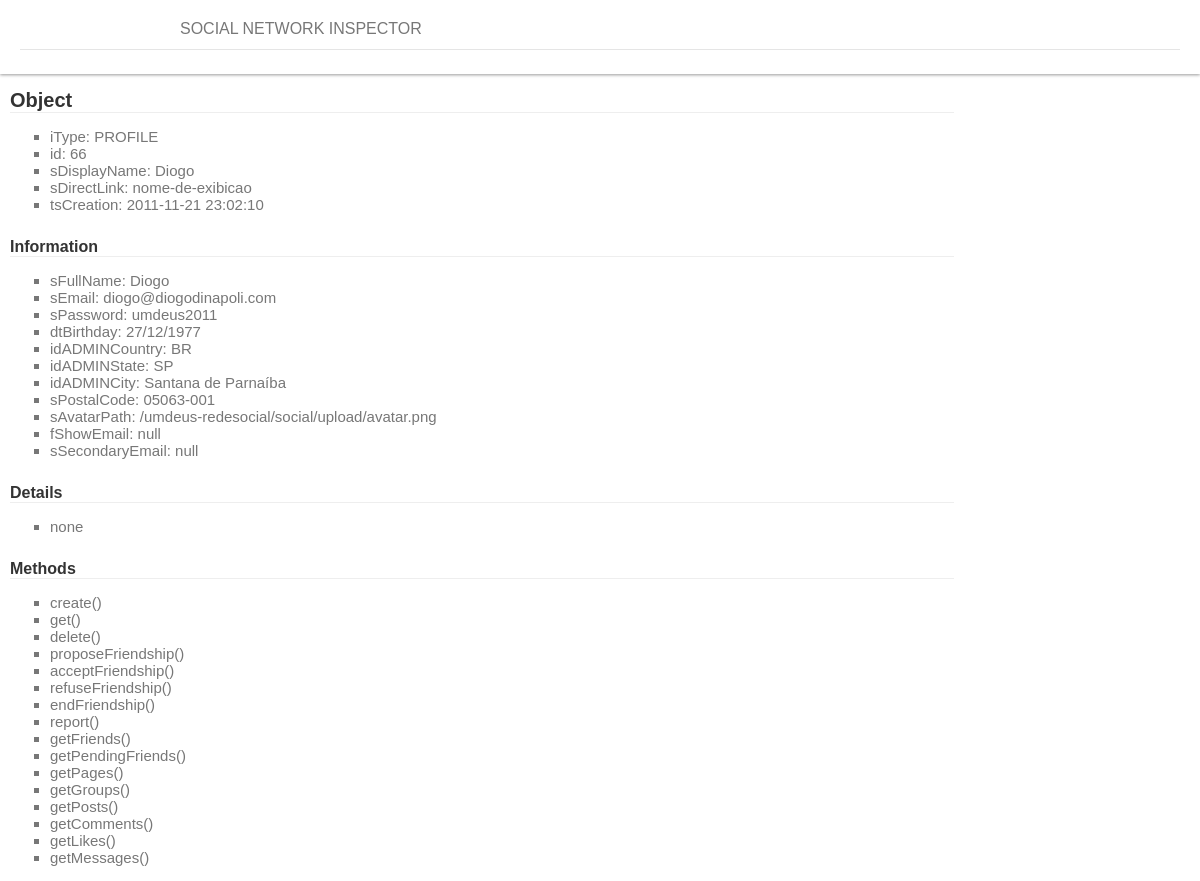
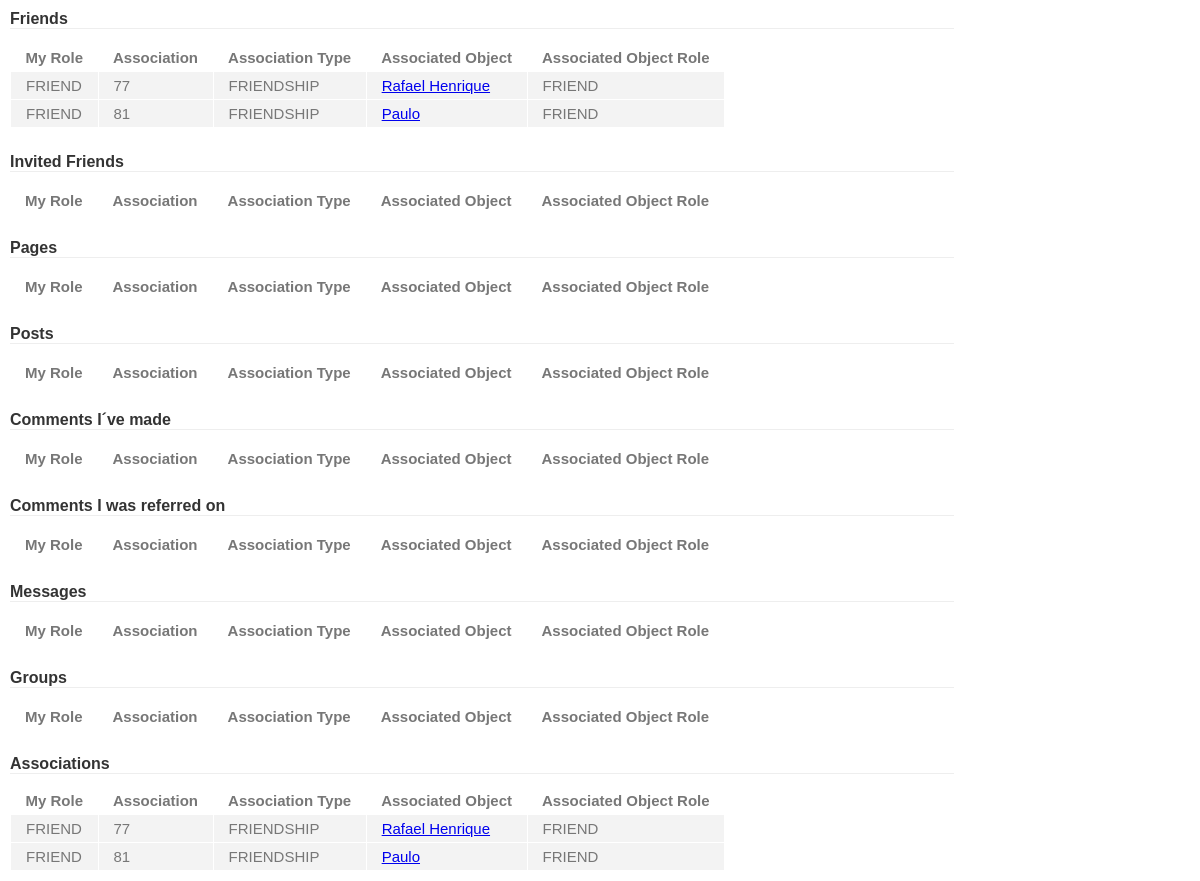
Page /inspector/index.php?id=66 on the committed database (2 pictures, top to bottom).
### tables this page shows
CREATE TABLE IF NOT EXISTS `tbSOCIALObject` (
  `id` int(11) NOT NULL AUTO_INCREMENT COMMENT 'campo auto numérico',
  `sDisplayName` varchar(1024) NOT NULL COMMENT 'nome do objeto para exibição em tela',
  `sDirectLink` varchar(1024) DEFAULT NULL COMMENT 'nome usado para url amigável',
  `iType` int(11) NOT NULL COMMENT 'indica o tipo de objeto: 1=Profile; 2=Page; 3=Post; 4=Comment; 5=Group; 6=Message; 7=Event; 8=Album; 9=Photo; 10=Affinity',
  `tsCreation` timestamp NOT NULL DEFAULT CURRENT_TIMESTAMP COMMENT 'timestamp da data de criação do objeto',
  `fDeleted` int(11) NOT NULL DEFAULT '0',
  PRIMARY KEY (`id`)
);

CREATE TABLE IF NOT EXISTS `tbSOCIAL_DOCObjectType` (
  `iType` int(11) NOT NULL,
  `sKey` varchar(256) NOT NULL,
  `sComment` text NOT NULL
);

CREATE TABLE IF NOT EXISTS `tbSOCIALObjectProperty` (
  `id` int(11) NOT NULL AUTO_INCREMENT COMMENT 'campo auto numérico',
  `idSOCIALObject` int(11) NOT NULL COMMENT 'chave estrangeira do objeto',
  `idSOCIALProperty` int(11) NOT NULL COMMENT 'chave estrangeira da propriedade',
  `sValue` varchar(255) DEFAULT NULL COMMENT 'valor da propriedade atribuída para o objeto especificado',
  PRIMARY KEY (`id`,`idSOCIALObject`,`idSOCIALProperty`)
);

CREATE TABLE IF NOT EXISTS `tbSOCIALProperty` (
  `id` int(11) NOT NULL AUTO_INCREMENT COMMENT 'campo auto numérico',
  `sKey` varchar(256) NOT NULL COMMENT 'token usado para identificação da propriedade',
  `sDisplayName` varchar(256) NOT NULL COMMENT 'nome da propriedade para exibição em tela',
  `iObjectType` int(11) NOT NULL COMMENT 'tipo de objeto ao qual esta propriedade pode ser atribuída',
  PRIMARY KEY (`id`)
);

CREATE TABLE IF NOT EXISTS `tbSOCIALObjectAssociation` (
  `id` int(11) NOT NULL AUTO_INCREMENT COMMENT 'campo auto numérico',
  `iType` int(11) NOT NULL COMMENT 'indica o tipo de associação: 1=Friend; 2=InvitedFriend; 3=Object; 4=Owner; 5=Like; 6=Bookmark; 7=Follow; 8=REFERRED',
  `idSOCIALObject` int(11) NOT NULL COMMENT 'chave estrangeira do objeto',
  `idSOCIALAssociation` int(11) NOT NULL COMMENT 'chave estrangeira da associação',
  `tsCreation` timestamp NOT NULL DEFAULT CURRENT_TIMESTAMP COMMENT 'data de criação da associação',
  `tsLastUpdate` timestamp NULL DEFAULT '0000-00-00 00:00:00',
  `fAck` tinyint(4) NOT NULL DEFAULT '0',
  PRIMARY KEY (`id`)
);

CREATE TABLE IF NOT EXISTS `tbSOCIAL_DOCObjectAssociationType` (
  `iType` int(11) NOT NULL,
  `sKey` varchar(256) NOT NULL,
  `sComment` text NOT NULL
);

CREATE TABLE IF NOT EXISTS `tbSOCIALAssociation` (
  `id` int(11) NOT NULL AUTO_INCREMENT COMMENT 'campo auto numérico',
  `iType` int(11) NOT NULL COMMENT 'identifica o tipo de associação. 1=Friendship; 2=Page; 3=Post; 4=Comment; 5=Group; ',
  PRIMARY KEY (`id`)
);

CREATE TABLE IF NOT EXISTS `tbSOCIAL_DOCAssociationType` (
  `iType` int(11) NOT NULL,
  `sKey` varchar(256) NOT NULL,
  `sComment` text NOT NULL
);

### inspector/index.php (the view, shortened to what this page needs)
<?php
function Associations($par_myRole, $par_associationType, $par_theirRole) {
	global $id;
	global $r_associationType;
	global $r_objectAssociationType;
	$par_myRole 			= !isset($par_myRole)			? '' : strtoupper($par_myRole);
	$par_associationType 	= !isset($par_associationType)	? '' : strtoupper($par_associationType);
	$par_theirRole 			= !isset($par_theirRole)		? '' : strtoupper($par_theirRole);
	$par_myRole 			= $par_myRole == '' 		 ? '' : $r_objectAssociationType[$par_myRole];
	$par_associationType 	= $par_associationType == '' ? '' : $r_associationType[$par_associationType];
	$par_theirRole 			= $par_theirRole == '' 		 ? '' : $r_objectAssociationType[$par_theirRole];
	$where = ''	;
	$where .= $par_myRole == ''			 ? '' : ('AND ' . 'me.iType = '.$par_myRole.' ');
	$where .= $par_associationType == '' ? '' : ('AND ' . 'a.iType = '.$par_associationType.' ');
	$where .= $par_theirRole == '' 		 ? '' : ('AND ' . 'them.iType = '.$par_theirRole.' ');
	$query = '
		SELECT
			me.iType 				AS myRole,
			me.idSOCIALAssociation	AS Association,
			a.iType					AS AssociationType,
			o.id					AS id,
			o.sDisplayName			AS sDisplayName,
			them.iType				AS theirRole
		FROM tbSOCIALObjectAssociation me
		INNER JOIN tbSOCIALAssociation a
		ON me.idSOCIALAssociation = a.id
		INNER JOIN tbSOCIALObjectAssociation them
		ON a.id = them.idSOCIALAssociation
		INNER JOIN tbSOCIALObject o
		ON them.idSOCIALObject = o.id
		AND o.id <> me.idSOCIALObject ';
	$query .= 'WHERE me.idSOCIALObject = '.$id.' '.$where.' ';
	$query .= 'ORDER BY AssociationType, myRole, theirRole ';
	$query .= ';';
	$result = mysql_query(utf8_decode($query)) or die('Query failed: '.mysql_error().'<br>'.$query);
	$associations = array();
	while($row = mysql_fetch_assoc($result)) {
		$associations[] = $row;
	}
	return $associations;
}
$id = isset($_GET['id']) ? $_GET['id'] : 0;
$id = intval($id);
$query = 'SELECT
			iType,
			sKey,
			sComment
		FROM
			tbSOCIAL_DOCObjectType; ';
$result = mysql_query(utf8_decode($query)) or die('Query failed: '.mysql_error());
while($row = mysql_fetch_assoc($result)) {
 	$objectType[$row['iType']] = $row;
}
$query = 'SELECT
			iType,
			sKey,
			sComment
		FROM
			tbSOCIAL_DOCAssociationType; ';
$result = mysql_query(utf8_decode($query)) or die('Query failed: '.mysql_error());
while($row = mysql_fetch_assoc($result)) {
 	$associationType[$row['iType']] = $row;
	$r_associationType[$row['sKey']] = $row['iType'];
}
$query = 'SELECT
			iType,
			sKey,
			sComment
		FROM
			tbSOCIAL_DOCObjectAssociationType; ';
$result = mysql_query(utf8_decode($query)) or die('Query failed: '.mysql_error());
while($row = mysql_fetch_assoc($result)) {
 	$objectAssociationType[$row['iType']] = $row;
	$r_objectAssociationType[$row['sKey']] = $row['iType'];
}
$query = 'SELECT
			ob.id,
			ob.sDisplayName,
			ob.sDirectLink,
			ob.iType,
			ob.tsCreation
		FROM
			tbSOCIALObject ob
		WHERE
			ob.id = '.$id.'; ';
$result = mysql_query(utf8_decode($query)) or die('Query failed: '.mysql_error());
$objects = array();
while($row = mysql_fetch_assoc($result)) {
	$objects[] = $row;
}
$query = 'SELECT
			pr.sKey,
			op.sValue
		FROM tbSOCIALProperty pr
		LEFT OUTER JOIN tbSOCIALObjectProperty op
		ON pr.id = op.idSOCIALProperty
		AND op.idSOCIALObject = '.$id.'
		WHERE pr.iObjectType = '.$objects[0]['iType'].'; ';
$result = mysql_query(utf8_decode($query)) or die('Query failed: '.mysql_error());
$properties = array();
while($row = mysql_fetch_assoc($result)) {
 	$properties[] = $row;
}
$details = array();
$associations = Associations('','','');
$methods = array();
switch($objects[0]['iType']) {
	case 1 :
		array_push($methods, "create()","get()","delete()","proposeFriendship()","acceptFriendship()","refuseFriendship()","endFriendship()","report()","getFriends()","getPendingFriends()","getPages()","getGroups()","getPosts()","getComments()","getLikes()","getMessages()");
	break;
}
?>
<!DOCTYPE html>
<html>
<head>
</head>
<body>
	<header id="header">
		<p><span class="title">Social Network Inspector</span></p>
		<hr>
	</header>
	<h1>Object</h1>
	<ul>
		<li>iType: <?= $objectType[$objects[0]['iType']]['sKey']; ?></li>
		<li>id: <?= $objects[0]['id']; ?></li>
		<li>sDisplayName: <?= $objects[0]['sDisplayName']; ?></li>
		<li>sDirectLink: <?= $objects[0]['sDirectLink']; ?></li>
		<li>tsCreation: <?= $objects[0]['tsCreation']; ?></li>
	</ul>
	<h2>Information</h2>
	<ul>
	<?
	if (count($properties) > 0) {
		for ($i=0; $i<count($properties); $i++) {
			echo '<li>'.$properties[$i]['sKey'].': ' . (!is_null($properties[$i]['sValue']) ? $properties[$i]['sValue'] : 'null') . '</li>';
		}
	} else {
		echo '<li>none</li>';
	}
	?>
	</ul>
	<h2>Details</h2>
	<ul>
	<?
	if (count($details) > 0) {
		for ($i=0; $i<count($details); $i++) {
			echo '<li>'.$details[$i]['sKey'].': ' . (!is_null($details[$i]['sValue']) ? $details[$i]['sValue'] : 'null') . '</li>';
		}
	} else {
		echo '<li>none</li>';
	}
	?>
	</ul>
	<h2>Methods</h2>
	<ul>
	<?
	if (count($methods) > 0) {
		for ($i=0; $i<count($methods); $i++) {
			echo '<li>'.$methods[$i].'</li>';
		}
	} else {
		echo '<li>none</li>';
	}
	?>
	</ul>
	<h2>Friends</h2>
	<p>
	<table>
		<thead>
			<tr>
				<th>My Role</th>
				<th>Association</th>
				<th>Association Type</th>
				<th>Associated Object</th>
				<th>Associated Object Role</th>
			</tr>
		</thead>
		<tbody>
		<? $list = Associations('','FRIENDSHIP','FRIEND'); ?>
		<? for ($i=0;$i<count($list);$i++) { ?>
			<tr>
				<td><?=$objectAssociationType[$list[$i]['myRole']]['sKey']; ?></td>
				<td><?=$list[$i]['Association']; ?></td>
				<td><?=$associationType[$list[$i]['AssociationType']]['sKey']; ?></td>
				<td><a href="?id=<?=$list[$i]['id']; ?>"><?=$list[$i]['sDisplayName']; ?></a></td>
				<td><?=$objectAssociationType[$list[$i]['theirRole']]['sKey']; ?></td>
			</tr>
		<? } ?>
		</tbody>
	</table>
	</p>
	<h2>Invited Friends</h2>
	<p>
	<table>
		<thead>
			<tr>
				<th>My Role</th>
				<th>Association</th>
				<th>Association Type</th>
				<th>Associated Object</th>
				<th>Associated Object Role</th>
			</tr>
		</thead>
	</table>
	</p>
	<h2>Pages</h2>
	<p>
	<table>
		<thead>
			<tr>
				<th>My Role</th>
				<th>Association</th>
				<th>Association Type</th>
				<th>Associated Object</th>
				<th>Associated Object Role</th>
			</tr>
		</thead>
	</table>
	</p>
	<h2>Posts</h2>
	<p>
	<table>
		<thead>
			<tr>
				<th>My Role</th>
				<th>Association</th>
				<th>Association Type</th>
				<th>Associated Object</th>
				<th>Associated Object Role</th>
			</tr>
		</thead>
	</table>
	</p>
	<h2>Comments I´ve made</h2>
	<p>
	<table>
		<thead>
			<tr>
				<th>My Role</th>
				<th>Association</th>
				<th>Association Type</th>
				<th>Associated Object</th>
				<th>Associated Object Role</th>
			</tr>
		</thead>
	</table>
	</p>
	<h2>Comments I was referred on</h2>
	<p>
	<table>
		<thead>
			<tr>
				<th>My Role</th>
				<th>Association</th>
				<th>Association Type</th>
				<th>Associated Object</th>
				<th>Associated Object Role</th>
			</tr>
		</thead>
	</table>
	</p>
	<h2>Messages</h2>
	<p>
	<table>
		<thead>
			<tr>
				<th>My Role</th>
				<th>Association</th>
				<th>Association Type</th>
				<th>Associated Object</th>
				<th>Associated Object Role</th>
			</tr>
		</thead>
	</table>
	</p>
	<h2>Groups</h2>
	<p>
	<table>
		<thead>
			<tr>
				<th>My Role</th>
				<th>Association</th>
				<th>Association Type</th>
				<th>Associated Object</th>
				<th>Associated Object Role</th>
			</tr>
		</thead>
	</table>
	</p>
	<h2>Associations</h2>
	<table>
		<thead>
			<tr>
				<th>My Role</th>
				<th>Association</th>
				<th>Association Type</th>
				<th>Associated Object</th>
				<th>Associated Object Role</th>
			</tr>
		</thead>
		<tbody>
		<? for ($i=0;$i<count($associations);$i++) { ?>
			<tr>
				<td><?=$objectAssociationType[$associations[$i]['myRole']]['sKey']; ?></td>
				<td><?=$associations[$i]['Association']; ?></td>
				<td><?=$associationType[$associations[$i]['AssociationType']]['sKey']; ?></td>
				<td><a href="?id=<?=$associations[$i]['id']; ?>"><?=$associations[$i]['sDisplayName']; ?></a></td>
				<td><?=$objectAssociationType[$associations[$i]['theirRole']]['sKey']; ?></td>
			</tr>
		<? } ?>
		</tbody>
	</table>
</body>
</html>

### inspector/index.php (style rules this page uses)
html, body { background-color:#FFF; font-family:"Calibri", "Arial", "Helvetica", sans-serif; font-size:15px; color:#777; margin:0; padding:0; }
html { margin:10px; }
h1, h2 { border-bottom-style:solid; border-bottom-color:#EEE; border-bottom-width:1px; margin-top:25px; width:80%; color:#333; }
h1 { font-size:20px; }
h2 { font-size:16px; }
ul { list-style-type:square; }
table { border-collapse:collapse; }
td, th { padding:5px 15px; border:1px solid #FFF; background-color:#F3F3F3; }
th { text-align:left; border:none; background-color:#FFF; }
header#header { position:relative; z-index:1; height:auto; padding:14px 20px; -webkit-box-shadow:0 1px 3px rgba(0,0,0,0.4); -moz-box-shadow:0 1px 3px rgba(0,0,0,0.4); box-shadow:0 1px 3px rgba(0,0,0,0.4); -webkit-box-sizing: border-box; -moz-box-sizing: border-box; -o-box-sizing: border-box; box-sizing: border-box; margin:-10px; overflow: hidden; background-color:#FFF; background-image:url('/umdeus-redesocial/social/shared/style/images/logo-header-saboia.png'); background-repeat:no-repeat; }
header#header > p { margin:0 0 5px 0; padding-left:160px; }
header#header p > span.title { text-transform:uppercase; font-size:16px; line-height:30px; }
header#header hr { margin:0 0 10px 0; border:0; border-bottom-style:solid; border-bottom-width:1px; border-bottom-color:#E5E5E5; }

### rows in the picture
tbsocialobject: iType.sKey "PROFILE", id "66", sDisplayName "Diogo", sDirectLink "nome-de-exibicao", tsCreation "2011-11-21 23:02:10"
tbsocialobjectproperty: idSOCIALProperty.sKey "sFullName", sValue "Diogo"
tbsocialobjectproperty: idSOCIALProperty.sKey "sEmail", sValue "diogo@diogodinapoli.com"
tbsocialobjectproperty: idSOCIALProperty.sKey "sPassword", sValue "umdeus2011"
tbsocialobjectproperty: idSOCIALProperty.sKey "dtBirthday", sValue "27/12/1977"
tbsocialobjectproperty: idSOCIALProperty.sKey "idADMINCountry", sValue "BR"
tbsocialobjectproperty: idSOCIALProperty.sKey "idADMINState", sValue "SP"
tbsocialobjectproperty: idSOCIALProperty.sKey "idADMINCity", sValue "Santana de Parnaíba"
tbsocialobjectproperty: idSOCIALProperty.sKey "sPostalCode", sValue "05063-001"
tbsocialobjectproperty: idSOCIALProperty.sKey "sAvatarPath", sValue "/umdeus-redesocial/social/upload/avatar.png"
tbsocialproperty: sKey "fShowEmail", shows "null"
tbsocialproperty: sKey "sSecondaryEmail", shows "null"
tbsocialobjectassociation: iType.sKey "FRIEND", idSOCIALAssociation "77", idSOCIALAssociation.sKey "FRIENDSHIP", tbsocialobject.sDisplayName "Rafael Henrique", tbsocialobjectassociation.iType "FRIEND"
tbsocialobjectassociation: iType.sKey "FRIEND", idSOCIALAssociation "81", idSOCIALAssociation.sKey "FRIENDSHIP", tbsocialobject.sDisplayName "Paulo", tbsocialobjectassociation.iType "FRIEND"

### other values in the picture
$methods[$i] "create()"
$methods[$i] "get()"
$methods[$i] "delete()"
$methods[$i] "proposeFriendship()"
$methods[$i] "acceptFriendship()"
$methods[$i] "refuseFriendship()"
$methods[$i] "endFriendship()"
$methods[$i] "report()"
$methods[$i] "getFriends()"
$methods[$i] "getPendingFriends()"
$methods[$i] "getPages()"
$methods[$i] "getGroups()"
$methods[$i] "getPosts()"
$methods[$i] "getComments()"
$methods[$i] "getLikes()"
